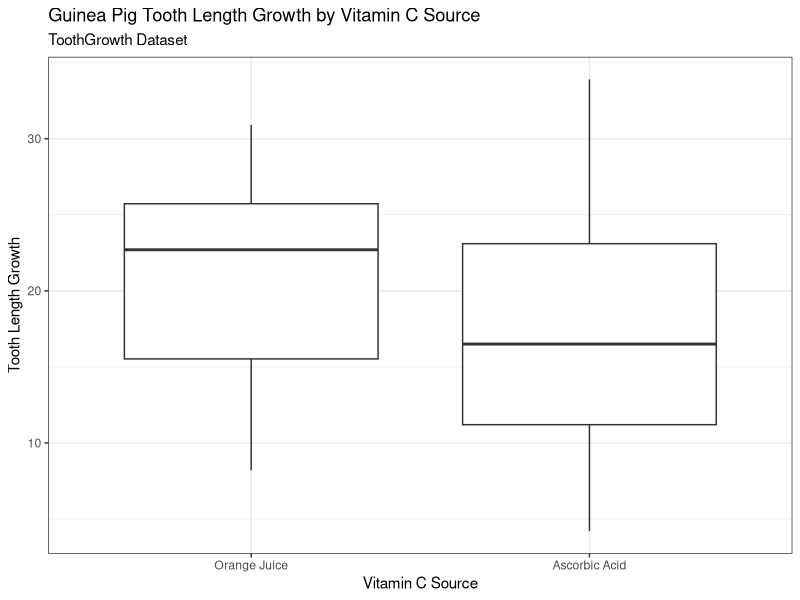

Generate this figure with R:
## ---- chunk 1
# Students: What do you think the 'message = F' in the R chunk option does? 
# Try knitting your document with and without the option

# Can also try `warning = F` to hide warnings
# echo = F` to run the chunk but hide the code

# install.packages("tidyverse")
library(tidyverse)

# Use Ctrl + Alt + I shortcut for creating code chunks
## ---- chunk 2
# ?ToothGrowth

# Variable Assignment
dat <- ToothGrowth

# Mostly useful for smaller datasets, but for larger ones we prefer to use glimpse and summary
# View(dat)

glimpse(dat)
summary(dat)
## ---- chunk 3
# Task for students: try to recreate the mean and variance values through
# Calculations in R, and compare them with the values you should get through
# mean() and sd() commands in R

# Create tooth length variable for the vitamin C 
vc <- dat[dat$supp=='VC', 1]

# take the sum of the tooth length, then divide by the number of values
n <- length(vc)
mean.vc <- sum(vc)/n
mean.vc

# Can also compute using a for loop
mean.vc2 <- 0
for (i in 1:n){
  mean.vc2 <- mean.vc2 + vc[i]/n
}
mean.vc2

# Compare to mean() function
mean(vc)

# Standard deviation
var.vc <- sum((vc - mean.vc)^2)/(n-1)
sd.vc <- sqrt(var.vc)
sd.vc

# Compare to sd() function
sd(vc)
## ---- chunk 4
# Orange Juice
oj <- dat[dat$supp=='OJ', 1]

# Mean
n <- length(oj)
mean.oj <- sum(oj)/n
mean.oj

# Can also compute using a for loop
mean.oj2 <- 0
for (i in 1:n){
  mean.oj2 <- mean.oj2 + oj[i]/n
}
mean.oj2

# Compare to mean()
mean(oj)


# Standard deviation
var.oj <- sum((oj - mean.oj)^2)/(n-1)
sd.oj <- sqrt(var.oj)
sd.oj

# Compare to sd()
sd(oj)
## ---- chunk 5
# Focus of this segment: understanding the layering language of ggplot
# Note also the R chunk options that control the alignment and size of
# The output figures

dat %>% 
  ggplot(aes(x = supp, y = len)) +
  geom_boxplot() + # passing aes(x,y) into here works too!
  labs(title = "Guinea Pig Tooth Length Growth by Vitamin C Source",
       subtitle = "ToothGrowth Dataset",
       x = "Vitamin C Source",
       y = "Tooth Length Growth") +
  scale_x_discrete(labels = c("Orange Juice", "Ascorbic Acid")) +
  theme_bw() # there are many different themes from which to choose!
## ---- chunk 6
# Two-sided t-test
t.test(oj,vc)

# One-sided t-test
t.test(oj,vc,"greater")
